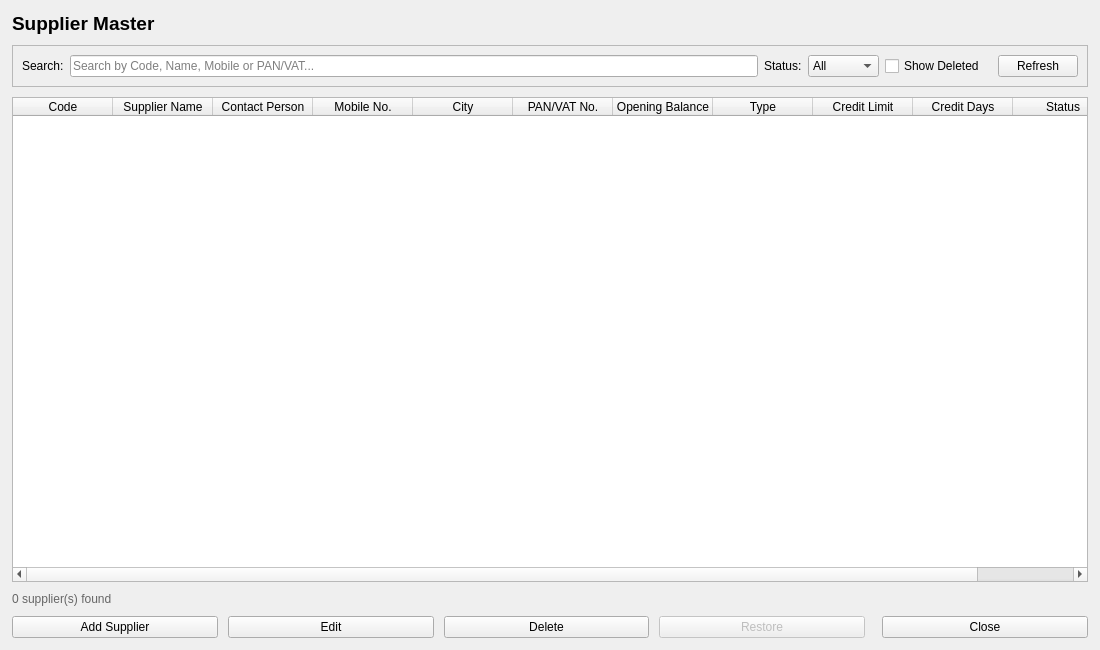
<?xml version="1.0" encoding="UTF-8"?>
<ui version="4.0">
 <class>SupplierListWidget</class>
 <widget class="QWidget" name="SupplierListWidget">
  <property name="geometry">
   <rect>
    <x>0</x>
    <y>0</y>
    <width>1100</width>
    <height>650</height>
   </rect>
  </property>
  <property name="windowTitle">
   <string>Supplier Master</string>
  </property>
  <layout class="QVBoxLayout" name="verticalLayoutRoot">
   <property name="spacing">
    <number>10</number>
   </property>
   <property name="leftMargin">
    <number>12</number>
   </property>
   <property name="topMargin">
    <number>12</number>
   </property>
   <property name="rightMargin">
    <number>12</number>
   </property>
   <property name="bottomMargin">
    <number>12</number>
   </property>
   <item>
    <widget class="QLabel" name="lblTitle">
     <property name="font">
      <font>
       <pointsize>14</pointsize>
       <bold>true</bold>
      </font>
     </property>
     <property name="text">
      <string>Supplier Master</string>
     </property>
    </widget>
   </item>
   <item>
    <widget class="QFrame" name="frmToolbar">
     <property name="frameShape">
      <enum>QFrame::StyledPanel</enum>
     </property>
     <layout class="QHBoxLayout" name="horizontalLayoutToolbar">
      <item>
       <widget class="QLabel" name="lblSearch">
        <property name="text">
         <string>Search:</string>
        </property>
       </widget>
      </item>
      <item>
       <widget class="QLineEdit" name="txtSearch">
        <property name="placeholderText">
         <string>Search by Code, Name, Mobile or PAN/VAT...</string>
        </property>
        <property name="clearButtonEnabled">
         <bool>true</bool>
        </property>
        <property name="toolTip">
         <string>Search Suppliers (Ctrl+F)</string>
        </property>
       </widget>
      </item>
      <item>
       <widget class="QLabel" name="lblStatusFilter">
        <property name="text">
         <string>Status:</string>
        </property>
       </widget>
      </item>
      <item>
       <widget class="QComboBox" name="cmbStatusFilter">
        <property name="toolTip">
         <string>Filter suppliers by status</string>
        </property>
        <item>
         <property name="text">
          <string>All</string>
         </property>
        </item>
        <item>
         <property name="text">
          <string>Active</string>
         </property>
        </item>
        <item>
         <property name="text">
          <string>Inactive</string>
         </property>
        </item>
       </widget>
      </item>
      <item>
       <widget class="QCheckBox" name="chkShowDeleted">
        <property name="text">
         <string>Show Deleted</string>
        </property>
        <property name="toolTip">
         <string>Include soft-deleted suppliers (needed to Restore one)</string>
        </property>
       </widget>
      </item>
      <item>
       <spacer name="horizontalSpacerToolbar">
        <property name="orientation">
         <enum>Qt::Horizontal</enum>
        </property>
       </spacer>
      </item>
      <item>
       <widget class="QPushButton" name="btnRefresh">
        <property name="text">
         <string>Refresh</string>
        </property>
        <property name="toolTip">
         <string>Reload supplier list (F5)</string>
        </property>
        <property name="icon">
         <iconset>
          <normaloff>:/icons/refresh.svg</normaloff>
         </iconset>
        </property>
       </widget>
      </item>
     </layout>
    </widget>
   </item>
   <item>
    <widget class="QTableWidget" name="tblSupplier">
     <property name="alternatingRowColors">
      <bool>true</bool>
     </property>
     <property name="selectionBehavior">
      <enum>QAbstractItemView::SelectRows</enum>
     </property>
     <property name="selectionMode">
      <enum>QAbstractItemView::SingleSelection</enum>
     </property>
     <property name="editTriggers">
      <set>QAbstractItemView::NoEditTriggers</set>
     </property>
     <property name="sortingEnabled">
      <bool>true</bool>
     </property>
     <attribute name="horizontalHeaderStretchLastSection">
      <bool>true</bool>
     </attribute>
     <column>
      <property name="text">
       <string>Code</string>
      </property>
     </column>
     <column>
      <property name="text">
       <string>Supplier Name</string>
      </property>
     </column>
     <column>
      <property name="text">
       <string>Contact Person</string>
      </property>
     </column>
     <column>
      <property name="text">
       <string>Mobile No.</string>
      </property>
     </column>
     <column>
      <property name="text">
       <string>City</string>
      </property>
     </column>
     <column>
      <property name="text">
       <string>PAN/VAT No.</string>
      </property>
     </column>
     <column>
      <property name="text">
       <string>Opening Balance</string>
      </property>
     </column>
     <column>
      <property name="text">
       <string>Type</string>
      </property>
     </column>
     <column>
      <property name="text">
       <string>Credit Limit</string>
      </property>
     </column>
     <column>
      <property name="text">
       <string>Credit Days</string>
      </property>
     </column>
     <column>
      <property name="text">
       <string>Status</string>
      </property>
     </column>
    </widget>
   </item>
   <item>
    <widget class="QLabel" name="lblRecordCount">
     <property name="text">
      <string>0 supplier(s) found</string>
     </property>
     <property name="styleSheet">
      <string notr="true">color: #666666;</string>
     </property>
    </widget>
   </item>
   <item>
    <layout class="QHBoxLayout" name="horizontalLayoutButtons">
     <item>
      <widget class="QPushButton" name="btnAdd">
       <property name="text">
        <string>Add Supplier</string>
       </property>
       <property name="toolTip">
        <string>Add a new supplier (Ctrl+N)</string>
       </property>
       <property name="icon">
        <iconset>
         <normaloff>:/icons/add.svg</normaloff>
        </iconset>
       </property>
      </widget>
     </item>
     <item>
      <widget class="QPushButton" name="btnEdit">
       <property name="text">
        <string>Edit</string>
       </property>
       <property name="toolTip">
        <string>Edit the selected supplier (Enter)</string>
       </property>
       <property name="icon">
        <iconset>
         <normaloff>:/icons/edit.svg</normaloff>
        </iconset>
       </property>
      </widget>
     </item>
     <item>
      <widget class="QPushButton" name="btnDelete">
       <property name="text">
        <string>Delete</string>
       </property>
       <property name="toolTip">
        <string>Soft-delete the selected supplier (Del)</string>
       </property>
       <property name="icon">
        <iconset>
         <normaloff>:/icons/delete.svg</normaloff>
        </iconset>
       </property>
      </widget>
     </item>
     <item>
      <widget class="QPushButton" name="btnRestore">
       <property name="text">
        <string>Restore</string>
       </property>
       <property name="toolTip">
        <string>Restore the selected deleted supplier</string>
       </property>
       <property name="enabled">
        <bool>false</bool>
       </property>
       <property name="icon">
        <iconset>
         <normaloff>:/icons/restore.svg</normaloff>
        </iconset>
       </property>
      </widget>
     </item>
     <item>
      <spacer name="horizontalSpacerButtons">
       <property name="orientation">
        <enum>Qt::Horizontal</enum>
       </property>
      </spacer>
     </item>
     <item>
      <widget class="QPushButton" name="btnClose">
       <property name="text">
        <string>Close</string>
       </property>
       <property name="toolTip">
        <string>Close this screen (Esc)</string>
       </property>
      </widget>
     </item>
    </layout>
   </item>
  </layout>
 </widget>
 <tabstops>
  <tabstop>txtSearch</tabstop>
  <tabstop>cmbStatusFilter</tabstop>
  <tabstop>chkShowDeleted</tabstop>
  <tabstop>btnRefresh</tabstop>
  <tabstop>tblSupplier</tabstop>
  <tabstop>btnAdd</tabstop>
  <tabstop>btnEdit</tabstop>
  <tabstop>btnDelete</tabstop>
  <tabstop>btnRestore</tabstop>
  <tabstop>btnClose</tabstop>
 </tabstops>
 <resources/>
 <connections/>
</ui>
